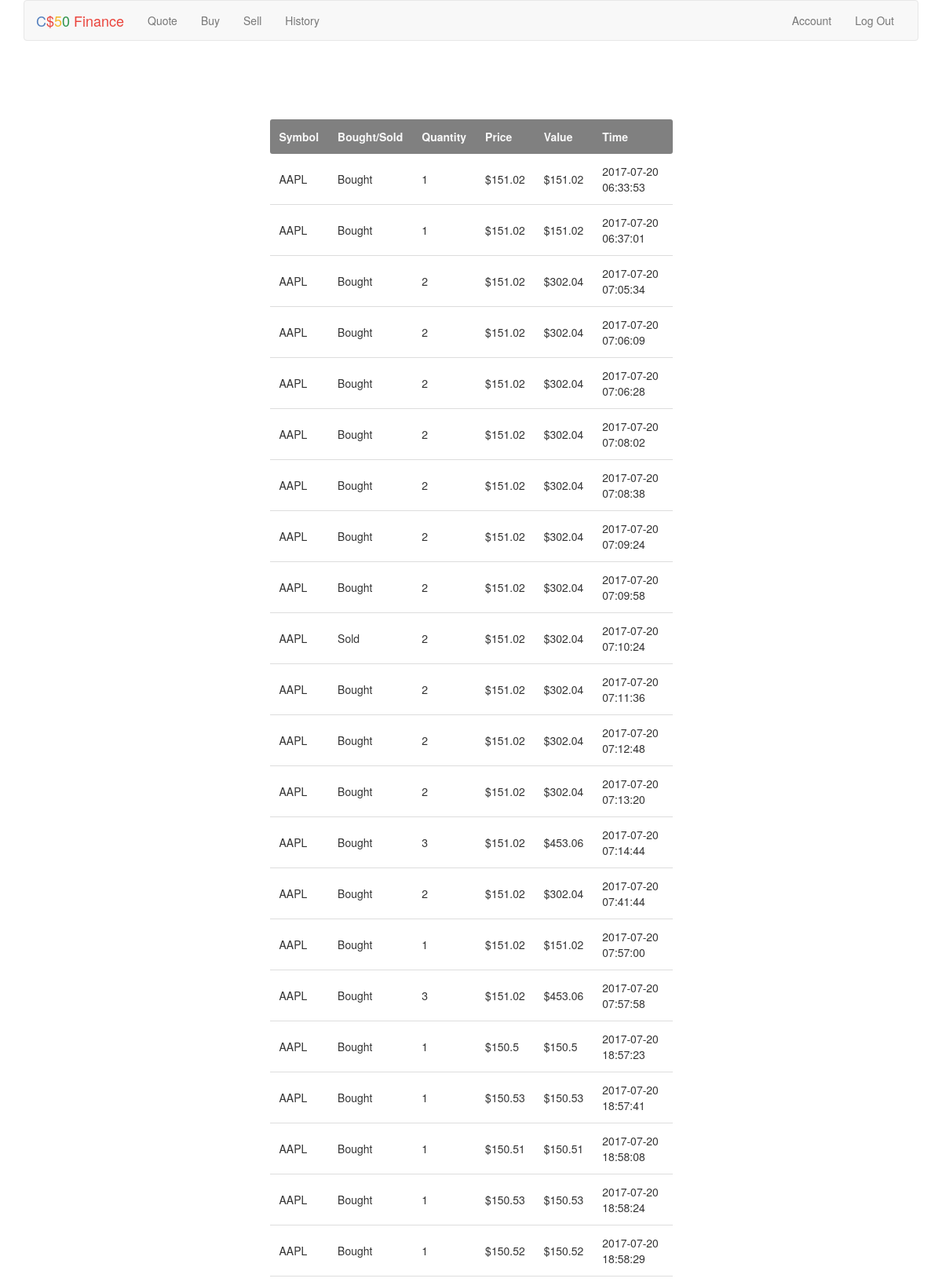
The app's page /history (signed in, upper part) with its own data.
### tables this page shows
CREATE TABLE "transactions" ('id' INTEGER PRIMARY KEY AUTOINCREMENT NOT NULL, 'name_id' TEXT NOT NULL, 'symbol' TEXT NOT NULL, 'number' INTEGER NOT NULL, 'price' REAL NOT NULL, 'datetime' DATETIME NOT NULL DEFAULT CURRENT_TIMESTAMP);

### application.py (the view)
@app.route("/history")
@login_required
def history():
    if request.method == "POST":
        return history()
    elif request.method == "GET":
        trans_dict = db.execute("SELECT * FROM 'transactions' WHERE name_id = :user_id", user_id=session["user_id"])
        lentransactions = len(trans_dict)
        bought_sold = []
        for i in range(len(trans_dict)):
            if trans_dict[i]['number'] > 0:
                bought_sold.append('Bought')
            else:
                bought_sold.append('Sold')
        return render_template("history.html", trans_dict=trans_dict, lentransactions=lentransactions, b_s=bought_sold)

### helpers.py (called while the page is built)
def login_required(f):
    @wraps(f)
    def decorated_function(*args, **kwargs):
        if session.get("user_id") is None:
            return redirect(url_for("login", next=request.url))
        return f(*args, **kwargs)
    return decorated_function

### templates/history.html (shortened to what this page needs)
{% extends "layout.html" %}
{% block main %}
    <br><br><br><br>
    <table align="center"s style="width:45%" padding=6>
        <tr>
            <th>Symbol</th>
            <th>Bought/Sold</th>
            <th>Quantity</th>
            <th>Price</th>
            <th>Value</th>
            <th>Time</th>
        </tr>
        {% for stock in range(lentransactions) -%}
        <tr>
            <td> {{ trans_dict[stock]['symbol'] }}</td>
            <td> {{ b_s[stock] }}</td>
            <td> {{ trans_dict[stock]['number']|abs }}</td>
            <td>${{ trans_dict[stock]['price']|round(2) }}</td>
            <td>${{ (trans_dict[stock]['number'] * trans_dict[stock]['price'])|round(2)|abs }}</td>
            <td> {{ trans_dict[stock]['datetime'] }}</td>
        </tr>
        {%- endfor %}
    </table>
    <br><br><br><br><br><br><br>
{% endblock %}

### templates/layout.html (shortened to what this page needs)
<!DOCTYPE html>
<html lang="en">
    <head>
        <link href="https://maxcdn.bootstrapcdn.com/bootstrap/3.3.7/css/bootstrap.min.css" rel="stylesheet"/>
        <link href="{{ url_for('static', filename='styles.css') }}" rel="stylesheet"/>
        <link rel="stylesheet" href="https://unpkg.com/purecss@1.0.0/build/pure-min.css">
    </head>
    <body>
        <div class="container">
            <nav class="navbar navbar-default">
                <div class="container-fluid">
                    <div class="navbar-header">
                        <a class="navbar-brand" href="{{ url_for('index') }}"><span class="blue">C</span><span class="red">$</span><span class="yellow">5</span><span class="green">0</span> <span class="red">Finance</span></a>
                    </div>
                    <div class="collapse navbar-collapse" id="navbar">
                        {% if session.user_id %}
                            <ul class="nav navbar-nav">
                                <li><a href="{{ url_for('quote') }}">Quote</a></li>
                                <li><a href="{{ url_for('buy') }}">Buy</a></li>
                                <li><a href="{{ url_for('sell') }}">Sell</a></li>
                                <li><a href="{{ url_for('history') }}">History</a></li>
                            </ul>
                            <ul class="nav navbar-nav navbar-right">
                                <li><a href="{{ url_for('account') }}">Account</a></li>
                                <li><a href="{{ url_for('logout') }}">Log Out</a></li>
                            </ul>
                        {% else %}
                            <ul class="nav navbar-nav navbar-right">
                                <li><a href="{{ url_for('register') }}">Register</a></li>
                                <li><a href="{{ url_for('login') }}">Log In</a></li>
                            </ul>
                        {% endif %}
                    </div>
                </div>
            </nav>
            <main>
                {% block main %}{% endblock %}
            </main>
        </div>
    </body>
</html>

### static/styles.css (style rules this page uses)
.container { margin-left: auto; margin-right: auto; text-align: center; }
table th:first-child { border-radius:3px 0 0 3px; }
table th:last-child { border-radius:0 3px 3px 0; }
.navbar-default .navbar-brand .blue { color: #537fbe; }
.navbar-default .navbar-brand .red { color: #ea433b; }
.navbar-default .navbar-brand .yellow { color: #f5b82e; }
.navbar-default .navbar-brand .green { color: #2e944b; }
main td { text-align: left; }

### templates/layout.html (style rules this page uses)
table, td, th { text-align: left }
th { background-color: grey; color: #f8f8f8 }
td { border-bottom: 1px solid #ddd }
table { border-collapse: collapse; width: 0% }
th, td { padding: 12px }

### records on screen
transactions: number+price "151.02"
transactions: number+price "151.02"
transactions: number+price "302.04"
transactions: number+price "302.04"
transactions: number+price "302.04"
transactions: number+price "302.04"
transactions: number+price "302.04"
transactions: number+price "302.04"
transactions: number+price "302.04"
transactions: number+price "302.04"
transactions: number+price "302.04"
transactions: number+price "302.04"
transactions: number+price "302.04"
transactions: number+price "453.06"
transactions: number+price "302.04"
transactions: number+price "151.02"
transactions: number+price "453.06"
transactions: number+price "150.5"
transactions: number+price "150.53"
transactions: number+price "150.51"
transactions: number+price "150.53"
transactions: number+price "150.52"

### other values on screen
{{ b_s[stock] }} "Bought" "Bought" "Bought" "Bought" "Bought" "Bought" "Bought" "Bought" "Bought" "Sold" "Bought" "Bought" "Bought" "Bought" "Bought" "Bought" "Bought" "Bought" "Bought" "Bought" "Bought" "Bought"
